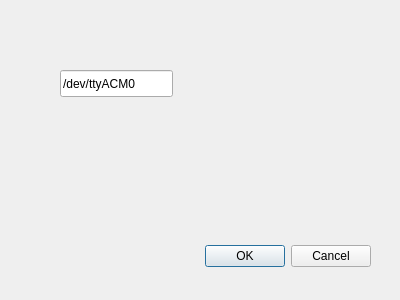
<?xml version="1.0" encoding="UTF-8"?>
<ui version="4.0">
 <class>ComDialog</class>
 <widget class="QDialog" name="ComDialog">
  <property name="geometry">
   <rect>
    <x>0</x>
    <y>0</y>
    <width>400</width>
    <height>300</height>
   </rect>
  </property>
  <property name="windowTitle">
   <string>Dialog</string>
  </property>
  <widget class="QDialogButtonBox" name="buttonBox">
   <property name="geometry">
    <rect>
     <x>30</x>
     <y>240</y>
     <width>341</width>
     <height>32</height>
    </rect>
   </property>
   <property name="orientation">
    <enum>Qt::Horizontal</enum>
   </property>
   <property name="standardButtons">
    <set>QDialogButtonBox::Cancel|QDialogButtonBox::Ok</set>
   </property>
  </widget>
  <widget class="QLineEdit" name="lineEdit">
   <property name="geometry">
    <rect>
     <x>60</x>
     <y>70</y>
     <width>113</width>
     <height>27</height>
    </rect>
   </property>
   <property name="text">
    <string>/dev/ttyACM0</string>
   </property>
  </widget>
 </widget>
 <resources/>
 <connections>
  <connection>
   <sender>buttonBox</sender>
   <signal>accepted()</signal>
   <receiver>ComDialog</receiver>
   <slot>accept()</slot>
   <hints>
    <hint type="sourcelabel">
     <x>248</x>
     <y>254</y>
    </hint>
    <hint type="destinationlabel">
     <x>157</x>
     <y>274</y>
    </hint>
   </hints>
  </connection>
  <connection>
   <sender>buttonBox</sender>
   <signal>rejected()</signal>
   <receiver>ComDialog</receiver>
   <slot>reject()</slot>
   <hints>
    <hint type="sourcelabel">
     <x>316</x>
     <y>260</y>
    </hint>
    <hint type="destinationlabel">
     <x>286</x>
     <y>274</y>
    </hint>
   </hints>
  </connection>
 </connections>
</ui>
